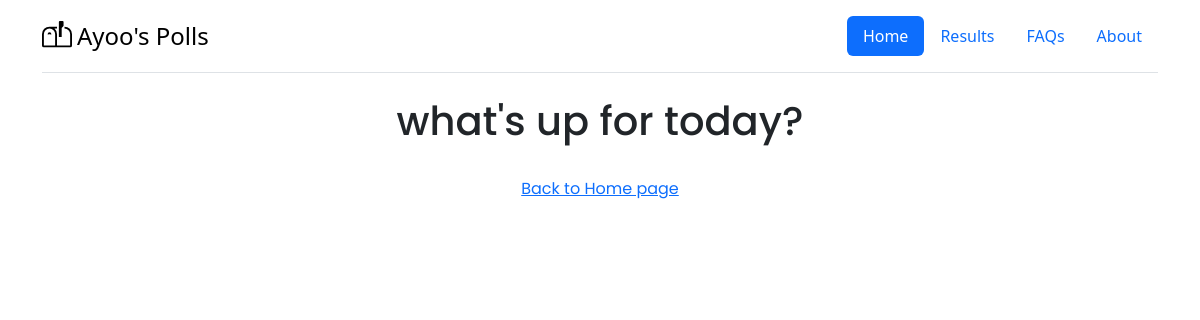
/Polls/1/results/, run on an earlier commit of the app's database.
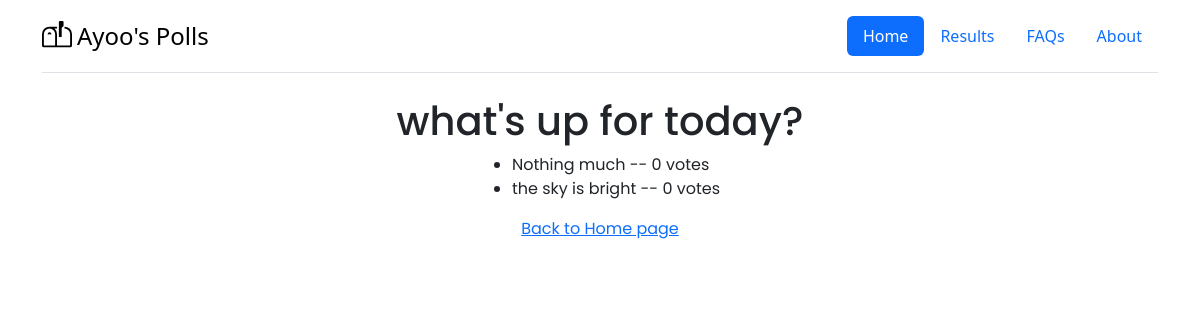
And on a later commit of the database.
### polls/models.py (models this page shows, shortened)
class Question(models.Model):
    question_text = models.CharField(max_length=200)
    pub_date = models.DateTimeField("Published date")

class Choice(models.Model):
    question = models.ForeignKey(Question, on_delete=models.CASCADE)
    choice_text = models.CharField(max_length=200)
    votes = models.IntegerField(default=0)

### polls/views.py (the view)
# urls.py: path("<int:question_id>/results/", views.results, name="results"),
def results(request, question_id):
    question = get_object_or_404(Question, pk=question_id)
    return render(request, "polls/results.html", {
        "question": question,
    })

### polls/templates/polls/results.html
{% extends 'polls/layout.html' %}
{% load static %}
{% block head %}
    <link rel="stylesheet" href="{% static 'polls/result.css' %}">
{% endblock %}
{% block body %}
<div class="container result-info">
    <h1> {{question.question_text}} </h1>
    <ul class="myul">
        {% for choice in question.choice_set.all %}
            <li> {{choice.choice_text}} -- {{choice.votes}} vote{{choice.votes|pluralize}} </li>
        {% endfor %}
    </ul>
    <a href="{% url 'polls:index' %}" style="display: block;">Back to Home page</a>
</div>
{% endblock body %}

### polls/templates/polls/layout.html (shortened to what this page needs)
{% load static %}
<!DOCTYPE html>
<html lang="en">
  <head>
    {% block head %}{% endblock head %}
    <link
      href="https://cdn.jsdelivr.net/npm/bootstrap@5.3.2/dist/css/bootstrap.min.css"
      rel="stylesheet"
    />
  </head>
  <body>
    <div class="container">
      <header
        class="d-flex flex-wrap justify-content-center py-3 mb-4 border-bottom"
      >
        <a
          href="/"
          class="d-flex align-items-center mb-3 mb-md-0 me-md-auto link-body-emphasis text-decoration-none"
        >
          <img src="{% static 'images/mailbox-flag.svg' %}" width="30px" style="margin-right: 5px;" alt="poll box" />
          <span class="fs-4">Ayoo's Polls</span>
        </a>
        <ul class="nav nav-pills">
          <li class="nav-item">
            <a
              href="{% url 'polls:index' %}"
              class="nav-link active"
              aria-current="page"
              >Home</a
            >
          </li>
          <li class="nav-item">
            <a href="#" class="nav-link">Results</a>
          </li>
          <li class="nav-item"><a href="#" class="nav-link">FAQs</a></li>
          <li class="nav-item"><a href="#" class="nav-link">About</a></li>
        </ul>
      </header>
    </div>
    {% block body %}
    {% endblock body %}
  </body>
</html>

### polls/static/polls/result.css (style rules this page uses)
.result-info { font-family: "Poppins"; text-align: center; }
.myul { display: inline-block; text-align: left; }

What changed in the data, as far as the page shows it:
added Choice: choice_text "Nothing much", votes "0"
added Choice: choice_text "the sky is bright", votes "0"
